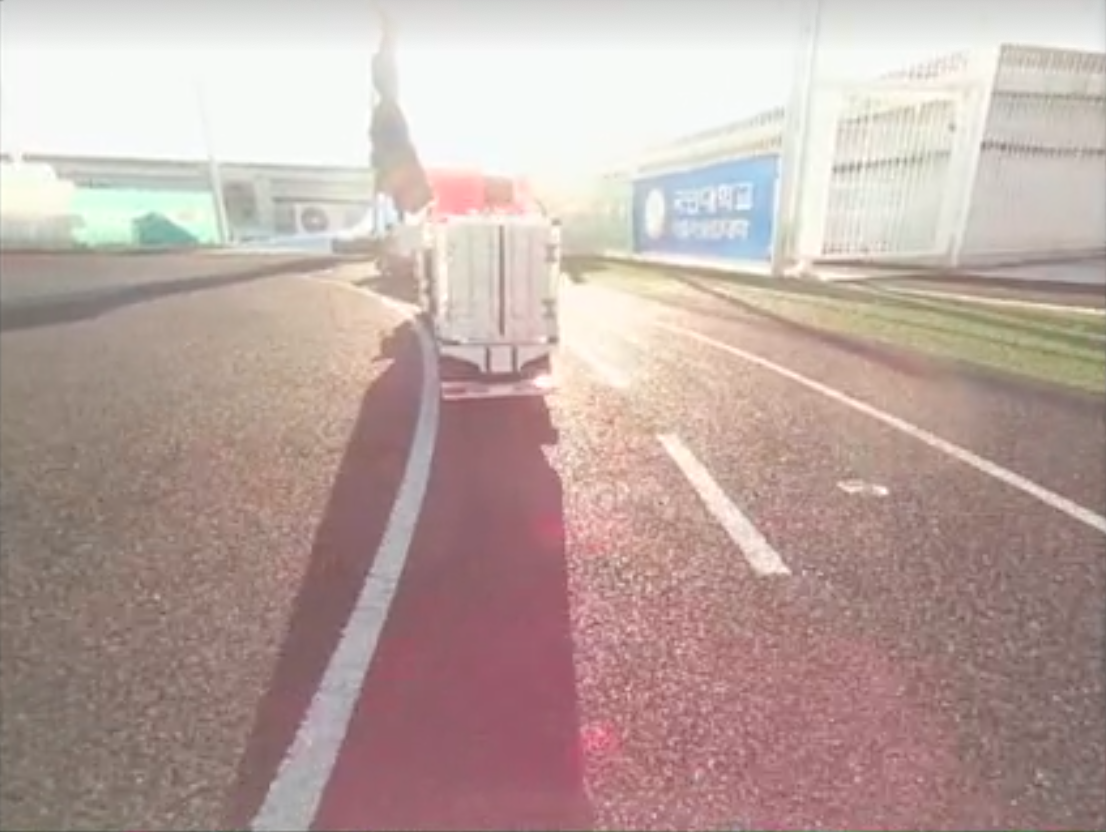
#> input picture Filter/image/light_reflection.png, 1106 x 832 px
$ python main.py
#> lines starting #> are read from the running program, lines starting #| are printed output that depends on the picture
#> further down, src is the input picture: shape (832, 1106, 3); mean B, G, R 160.9, 166.1, 186.1
### Filter/tools.py
import cv2
import numpy as np


def preprocessing_img(src, blursize):
#> called with blursize = 5
    width_ = 400
    height_ = 300
    resized_img = cv2.resize(src, (width_, height_))

    # [26 lines of commented-out code are left out]

    blur_img = cv2.GaussianBlur(resized_img, (blursize, blursize), 0, 0, cv2.BORDER_DEFAULT)
    gray_img = cv2.cvtColor(blur_img, cv2.COLOR_BGR2GRAY)
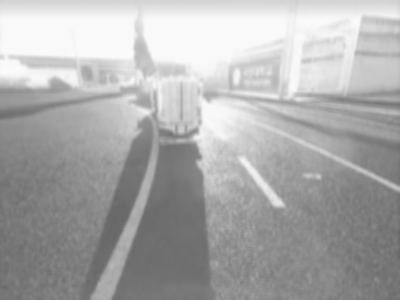
#> gray_img: shape (300, 400); min 103, max 251, mean 171.4


    return gray_img


def do_filter(args, gray_img):
    dst = None

    if args.type == "Mean":
        dst = cv2.adaptiveThreshold(gray_img, 255, cv2.ADAPTIVE_THRESH_MEAN_C, cv2.THRESH_BINARY,
                                    blockSize = args.blocksize, C = args.constant)
    elif args.type == "Gausian":
        dst = cv2.adaptiveThreshold(gray_img, 255, cv2.ADAPTIVE_THRESH_GAUSSIAN_C, cv2.THRESH_BINARY,
                                    blockSize = args.blocksize, C = args.constant)
    elif args.type == "Thresh":
        ret, dst = cv2.threshold(gray_img, args.threshold[0], args.threshold[1], cv2.THRESH_BINARY)

    elif args.type == "Optimal":
        ret, dst = cv2.threshold(gray_img, args.threshold[0], args.threshold[1], cv2.THRESH_BINARY + cv2.THRESH_OTSU)

    else:
        print("Unknown type")

    return dst

### Filter/main.py
import cv2
import numpy as np
from tools import *
import os, sys
import argparse


def parse_args():
    parser = argparse.ArgumentParser(description = "Image_Filter arguments")
    parser.add_argument("--mode", type = str, help = "Chose Mode : image / vod", default = "image")
    parser.add_argument("--path", type = str, help = "enter the image or vod path", default = "light_reflection.png")
    parser.add_argument("--type", type = str, help = "type : Mean / Gausian / Thresh / Optimal")
    parser.add_argument("--blursize", type = int, help = "bluersize : [5, 25]", default = 5)
    parser.add_argument("--blocksize", type = int, help = "blocksize : enter the odd number [3, 5, 7 ....]", default = 3)
    parser.add_argument("--constant", type = int, help = "constant : enter the constant", default = 0)
    parser.add_argument("--threshold", type = list, help = "threshold : [min_threshold, max_threshold]", default = [220, 255])
    # parser.add_argument("--filter", type = str, help = "filter : Blur / Binary / Erode / Sliding_Window", default = "Blur")
    if len(sys.argv) == 1:
        parser.print_help
    args = parser.parse_args()
    return args


if __name__ == "__main__":
    print("main")
    args = parse_args()
    blursize = args.blursize
    file_path = os.path.join(args.mode, args.path)
    if args.mode == "image":
        src = cv2.imread(file_path)
        cv2.imshow("origin", src)
        gray_img = preprocessing_img(src, blursize)

        dst = do_filter(args, gray_img)

        cv2.imshow(args.type, dst)

        se = cv2.getStructuringElement(cv2.MORPH_RECT, (5, 3))
#> (the run stopped early here; a loop or call above may not have finished)
